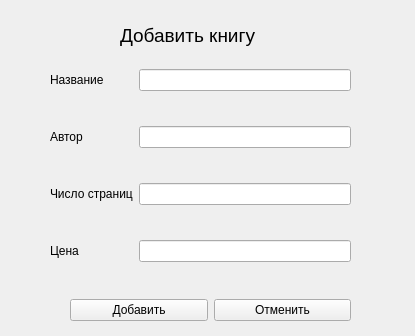
<?xml version="1.0" encoding="UTF-8"?>
<ui version="4.0">
 <class>addBook</class>
 <widget class="QWidget" name="addBook">
  <property name="geometry">
   <rect>
    <x>0</x>
    <y>0</y>
    <width>415</width>
    <height>336</height>
   </rect>
  </property>
  <property name="windowTitle">
   <string>Add book</string>
  </property>
  <widget class="QWidget" name="gridLayoutWidget">
   <property name="geometry">
    <rect>
     <x>50</x>
     <y>40</y>
     <width>301</width>
     <height>251</height>
    </rect>
   </property>
   <layout class="QGridLayout" name="gridLayout">
    <item row="1" column="1">
     <widget class="QLineEdit" name="lineEdit_2"/>
    </item>
    <item row="0" column="0">
     <widget class="QLabel" name="label">
      <property name="text">
       <string>Название</string>
      </property>
     </widget>
    </item>
    <item row="2" column="1">
     <widget class="QLineEdit" name="lineEdit_3"/>
    </item>
    <item row="0" column="1">
     <widget class="QLineEdit" name="lineEdit"/>
    </item>
    <item row="3" column="1">
     <widget class="QLineEdit" name="lineEdit_4"/>
    </item>
    <item row="1" column="0">
     <widget class="QLabel" name="label_2">
      <property name="text">
       <string>Автор</string>
      </property>
     </widget>
    </item>
    <item row="2" column="0">
     <widget class="QLabel" name="label_3">
      <property name="text">
       <string>Число страниц</string>
      </property>
     </widget>
    </item>
    <item row="3" column="0">
     <widget class="QLabel" name="label_4">
      <property name="text">
       <string>Цена</string>
      </property>
     </widget>
    </item>
   </layout>
  </widget>
  <widget class="QLabel" name="label_5">
   <property name="geometry">
    <rect>
     <x>120</x>
     <y>20</y>
     <width>191</width>
     <height>31</height>
    </rect>
   </property>
   <property name="font">
    <font>
     <pointsize>14</pointsize>
    </font>
   </property>
   <property name="text">
    <string>Добавить книгу</string>
   </property>
  </widget>
  <widget class="QWidget" name="gridLayoutWidget_2">
   <property name="geometry">
    <rect>
     <x>70</x>
     <y>290</y>
     <width>281</width>
     <height>41</height>
    </rect>
   </property>
   <layout class="QGridLayout" name="gridLayout_2">
    <item row="0" column="0">
     <widget class="QPushButton" name="pushButton">
      <property name="text">
       <string>Добавить</string>
      </property>
     </widget>
    </item>
    <item row="0" column="1">
     <widget class="QPushButton" name="pushButton_2">
      <property name="text">
       <string>Отменить</string>
      </property>
     </widget>
    </item>
   </layout>
  </widget>
 </widget>
 <resources/>
 <connections/>
</ui>
